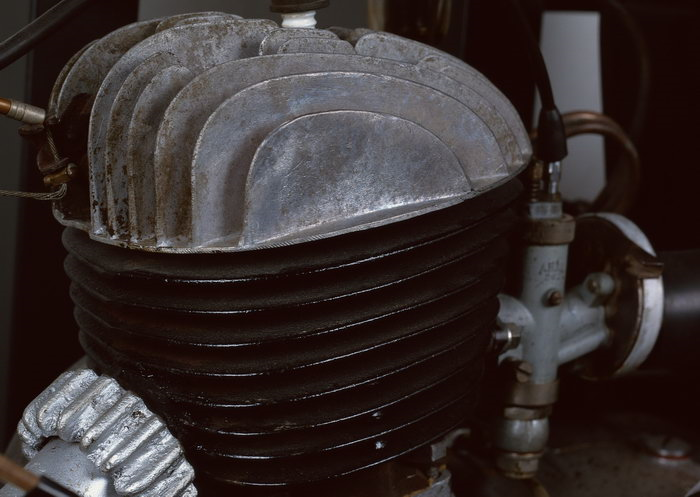
%> input picture test.bmp, 700 x 497 px
$ octave main.m   (GNU Octave 9; MATLAB toolbox functions it lacks are replaced by stand-ins)
%> lines starting %> are read from the running program, lines starting %| are printed output that depends on the picture; in (x1, y1, x2, y2) boxes, pixels count from 0 and x2, y2 are one past the last pixel; in counts of white or black regions, pixels touching at a corner belong together; the program's own positions count from 1
%> further down, img is the input picture: size 497x700x3 uint8; mean R, G, B 55.9, 46.9, 46
### ColorMask.m
function [ mask ] = ColorMask( img, color, threshold )
%> called with color = [65 55 46], threshold = 20
%ColorMask Generate color mask
mask = false(size(img,1), size(img,2));
dimg = double(img);
diff(:,:,1) =  dimg(:,:,1)- color(1);
diff(:,:,2) = dimg(:,:,2) - color(2);
diff(:,:,3) = dimg(:,:,3) - color(3);
%> diff: size 497x700x3 double
total = sum(diff.^2,3);
mask(total < threshold) = true;
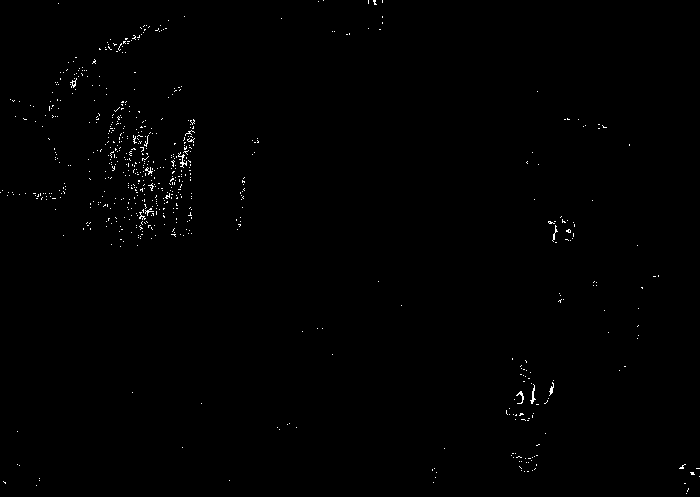
%> mask: size 497x700 logical; 0.48% white in thin lines or dots
%> in ColorMask (call 2), `mask(total < threshold) = true;`: mask: size 497x700 logical; 0.47% white in thin lines or dots
%> `colorMask = or(colorMask, ColorMask(img, [80, 76 , 67], 40));`: colorMask: size 497x700 logical; 0.95% white in thin lines or dots
%> call 3 of ColorMask, with color = [86 82 73], threshold = 30
%> in ColorMask (call 3), `total = sum(diff.^2,3);`:
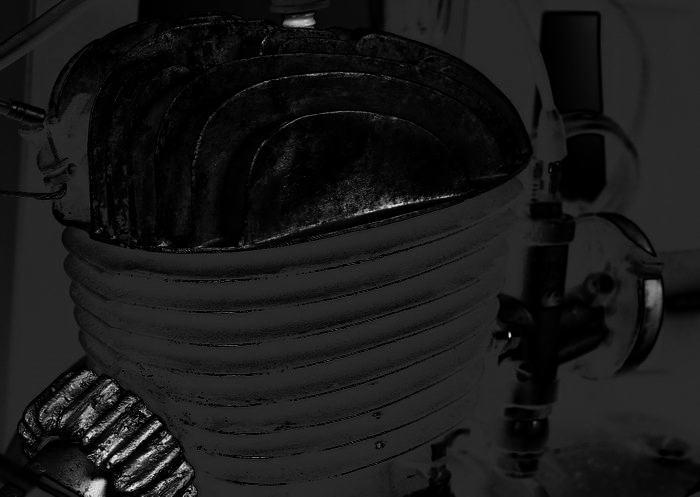
%> total: size 497x700 double; min 0, max 90278, mean 9087.3; drawn with min black and max white
%> in ColorMask (call 3), `mask(total < threshold) = true;`: mask: size 497x700 logical; 0.31% white in thin lines or dots
%> `colorMask = or(colorMask, ColorMask(img, [86, 82 , 73], 30));`: colorMask: size 497x700 logical; 1.2% white in thin lines or dots
%> in ColorMask (call 4), `mask(total < threshold) = true;`: mask: size 497x700 logical; 0.45% white in thin lines or dots
%> `colorMask = or(colorMask, ColorMask(img, [60, 60, 60], 30));`: colorMask: size 497x700 logical; 1.7% white in thin lines or dots
%> `yuv = rgb2ycbcr(img);`: yuv: size 497x700x3 uint8; mean of channels 1, 2, 3 58.5, 126.2, 132


end

### HpEnhance.m
function [ filter_image1 ] = HpEnhance( Original_image )
%HpEnhance Use high pass filter to enhance picture
[len,wid]=size(Original_image);
%> len = 497; wid = 700
Original_image=im2double(Original_image);
g=fft2(Original_image); %二维傅立叶变换
g=fftshift(g);  %频移

n1=2;   %巴特沃斯滤波器阶数为2
D0=0.05*len;  %截止频率5%的图像宽度
%> D0 = 24.85
[M,N]=size(g);
%> M = 497; N = 700
m=fix(M/2);
%> m = 248
n=fix(N/2);
%> n = 350
s1 = zeros(M, N);
for i=1:M
   for j=1:N
        D=sqrt((i-m)^2+(j-n)^2);
        h1=1/(1+(D0/D)^(2*n1));   %计算高通滤波器传递函数
        h2=0.5+2*h1;    %设计high-frequency emphasis其中a=0.5,b=2.0
        s1(i,j)=h2*g(i,j);  %用设计的滤波器处理原图像
   end
end

filter_image1=im2uint8(real(ifft2(ifftshift(s1))));  %傅里叶反变换
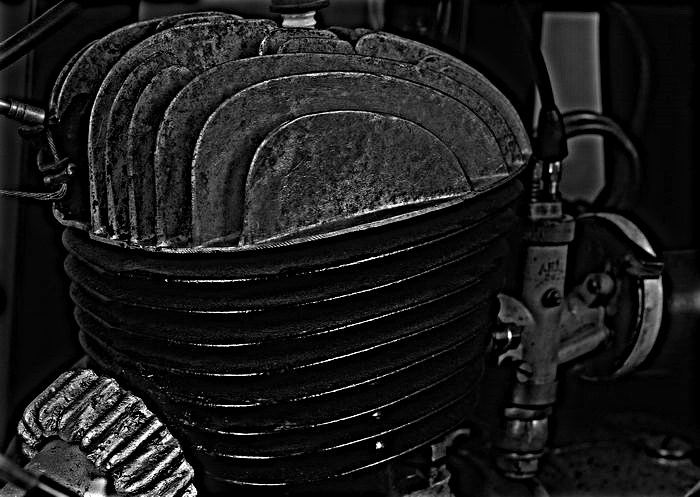
%> filter_image1: size 497x700 uint8; min 0, max 255, mean 27.8

end

### main.m
clc;
clear all;
close all;
fileName = 'test.bmp';
img = imread(fileName);
%%
%ColorMask
colorMask = false(size(img,1), size(img,2));
colorMask = or(colorMask, ColorMask(img, [65, 55, 46], 20));%阴影
%colorMask = or(colorMask, ColorMask(img, [44, 27, 11], 300));%铁锈
colorMask = or(colorMask, ColorMask(img, [80, 76 , 67], 40));%铁锈
colorMask = or(colorMask, ColorMask(img, [86, 82 , 73], 30));%铁锈
colorMask = or(colorMask, ColorMask(img, [60, 60, 60], 30));%左侧铁锈


%%
%High pass enhancement
yuv = rgb2ycbcr(img);
y = yuv(:, :, 1);
gray = rgb2gray(img);
enhance = HpEnhance(gray);
imwrite(enhance, 'enhance.bmp');
%figure,imshow(img);
%figure,imshow(enhance);

%%
%histogram equalization
%figure, imhist(enhance);
oldHis = imhist(enhance);
%> oldHis = 256 values, max 64751 at index 1, min 18 at index 255, mean 1359
oldHis = oldHis / max(oldHis);
%> oldHis = 256 values, max 1 at index 1, min 0.000278 at index 255, mean 0.021
lowBound = 30;
highBound = 34;
newHis = oldHis;
%> newHis has the same summary as oldHis
dark = sum(newHis(1:lowBound));
%> dark = 3.62
light = sum(newHis(highBound:end));
%> light = 1.66
newHis = zeros((highBound- lowBound)+3, 1);
newHis(1) = sum(oldHis(1:lowBound-1));
newHis(end)=sum(oldHis(highBound+1:end));
newHis(2:end-1) = oldHis(lowBound:highBound);
his = histeq(enhance, newHis);
%his = histeq(his);
figure,imshow(his);
his(colorMask==1)=255;
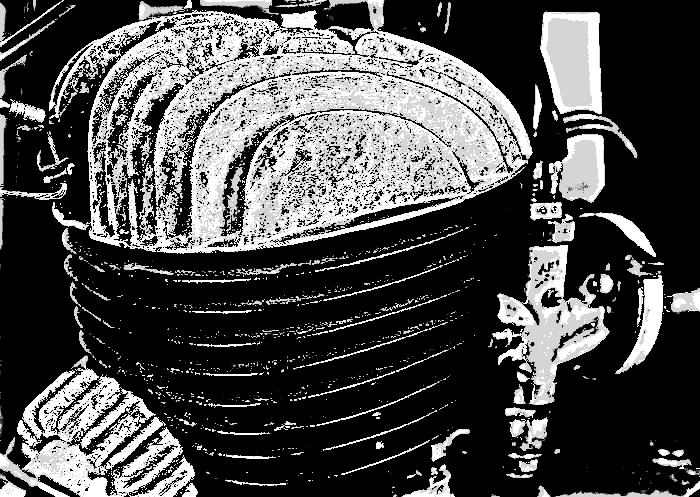
%> his: size 497x700 uint8; min 0, max 255, mean 76.8
figure,imshow(his);

%%
%edge
canny = edge(his, 'sobel',0.35);
%> canny: size 497x700 logical; 8.6% white in thin lines or dots
figure, imshow(canny);title('Sobel');

% [20 lines of commented-out code are left out]
L = bwlabel(canny);
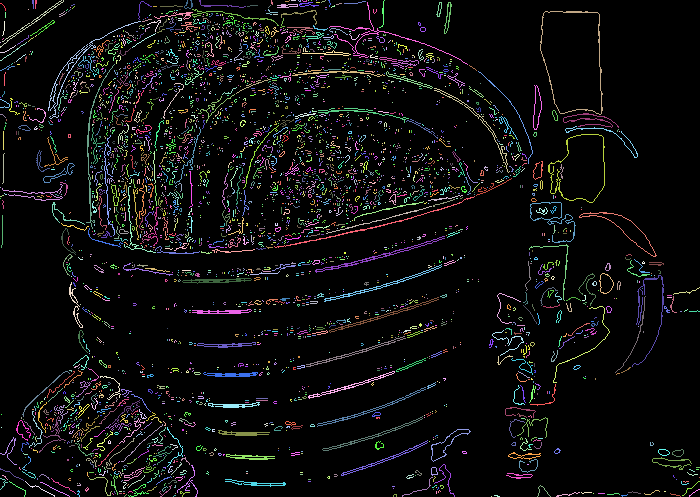
%> L: size 497x700 double; 3309 distinct labels, from 0 to 3308; one colour per label, 0 black
num = max(max(L));
%> num = 3308
thX = 10;
thY = 5;
mins = canny;
for ii=1:num
    [x,y] = find(L==ii);
    diffX = max(x)-min(x);
    diffY = max(y)-min(y);
    if (diffX<=thX && diffY<=thY)
        mins(x,y)=0;
    end
end
%> this loop made 3308 passes
%> (x, y, diffX, diffY) on passes 1, 2, 7: ([4; 4; 5; 6; 7; 8; 9; 10; 11], [1; 2; 3; 4; 5; 5; 6; 6; 6], 7, 5), (43, 1, 0, 0), (98, 1, 0, 0)
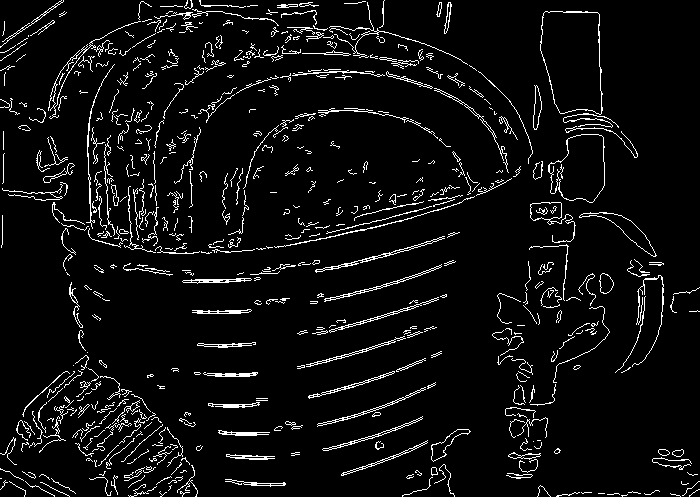
%> mins: size 497x700 logical; 5.8% white in thin lines or dots
figure,imshow(mins);
% mins = bwmorph(mins, 'spur',5);
%mins = bwmorph(mins, 'clean');
closed = bwmorph(mins, 'close');
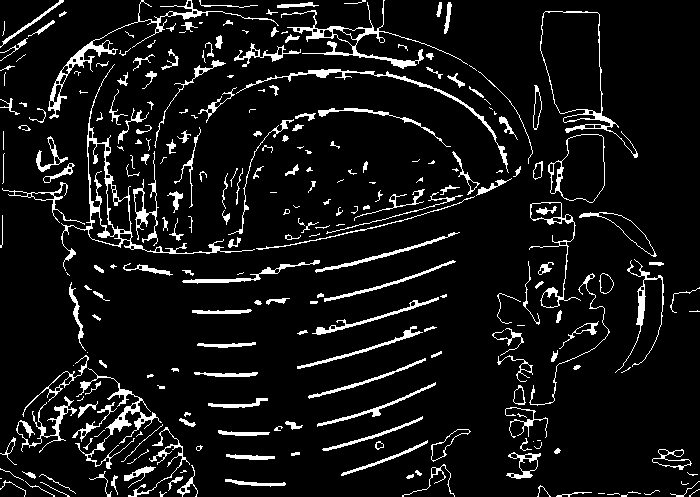
%> closed: size 497x700 logical; 8.2% white; 266 white regions (79 under 20 px), largest, box (x1, y1, x2, y2) and area: (61, 64, 255, 271) 1691, (48, 0, 279, 119) 1292, (281, 0, 468, 69) 1251
figure,imshow(closed);title('close');
return
%%
%take img to 3 parts
%150-200 200-400 400-500
head = closed(:,1:156);
leftHead = closed(:, 157:199);
left = closed(:,200:300);
middle = closed(:,300:400);
right = closed(:,400:530);
tail = closed(:,531:end);
%left head
line = strel('line', 5,90);
leftHead = imdilate(leftHead, line);
%left
line = strel('line',12,10);
left = imdilate(left, line);
%middle
%line = strel('line',10,5);
%middle = imdilate(middle, line);
%right
line = strel('line',8,-40);
right = imdilate(right, line);


together = [head, leftHead, left, middle, right, tail];
together = bwmorph(together, 'close');
figure,imshow(together);title('Together');
%%
%
%skel = bwmorph(together, 'remove');
skel = bwmorph(together, 'skel', inf);
skel = bwmorph(skel, 'spur',inf);
figure, imshow(skel);title('skel');

%%
%
L = bwlabel(skel);
num = max(max(L));
thX = 200;
thY = 100;
mins = skel;
for ii=1:num
    [y,x] = find(L==ii);
    diffX = max(x)-min(x);
    diffY = max(y)-min(y);
    if (diffX<=thX || diffY<=thY)
        mins(y,x)=0;
    end
end
figure,imshow(mins);title('mins');
